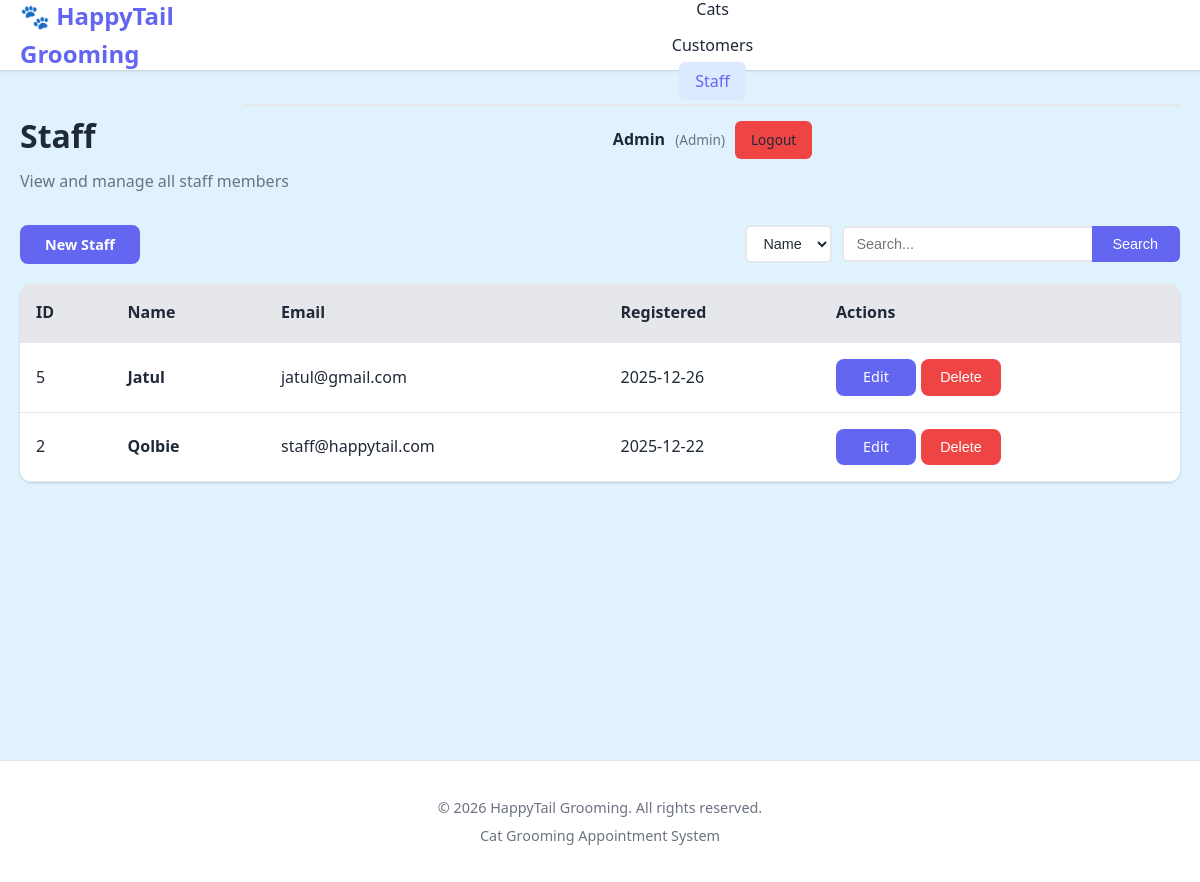
/manage_staff.php (signed in), run on the app's committed database.
### tables this page shows
CREATE TABLE IF NOT EXISTS `users` (
`user_id` int(11) NOT NULL,
  `name` varchar(100) NOT NULL,
  `email` varchar(100) NOT NULL,
  `password` varchar(255) NOT NULL,
  `role` enum('admin','staff','customer') DEFAULT 'customer',
  `created_at` timestamp NOT NULL DEFAULT CURRENT_TIMESTAMP
);

### manage_staff.php (the view, shortened to what this page needs)
<?php
include "../db.php";
$search_term = isset($_GET['search']) ? mysqli_real_escape_string($conn, trim($_GET['search'])) : '';
$search_by = isset($_GET['search_by']) ? mysqli_real_escape_string($conn, $_GET['search_by']) : 'name';
$where_clause = "WHERE u.role = 'staff'";
$query = "SELECT u.user_id, u.name, u.email, u.created_at
          FROM users u
          " . $where_clause . "
          ORDER BY u.user_id DESC";
$result = mysqli_query($conn, $query);
?>
<!DOCTYPE html>
<html lang="en">
<head>
    <link rel="stylesheet" href="../../css/style.css">
</head>
<body>
    <?php include "../menu.php"; ?>
    <div class="main-content">
        <div class="container">
            <div class="page-header">
                <h1>Staff</h1>
                <p>View and manage all staff members</p>
            </div>
            <div class="search-section">
                <div style="display: flex; gap: 10px; align-items: center;">
                    <a href="add_staff.php" class="btn btn-primary" style="padding: 8px 20px; font-size: 0.9rem; text-decoration: none; display: inline-block;">New Staff</a>
                </div>
                <div style="display: flex; gap: 10px; align-items: center; margin-left: auto;">
                    <select name="search_by" class="search-select" form="searchForm">
                        <option value="name" <?php echo $search_by == 'name' ? 'selected' : ''; ?>>Name</option>
                    </select>
                    <form method="GET" action="" class="search-form" id="searchForm">
                        <input type="text" name="search" class="search-input"
                               placeholder="Search..."
                               value="<?php echo htmlspecialchars($search_term); ?>">
                        <button type="submit" class="search-btn">Search</button>
                    </form>
                </div>
            </div>
            <div class="table-container">
                <table class="data-table">
                    <thead>
                        <tr>
                            <th>ID</th>
                            <th>Name</th>
                            <th>Email</th>
                            <th>Registered</th>
                            <th>Actions</th>
                        </tr>
                    </thead>
                    <tbody>
                        <?php
                        if (mysqli_num_rows($result) > 0) {
                            while ($row = mysqli_fetch_assoc($result)) {
                                echo "<tr>";
                                echo "<td>" . $row['user_id'] . "</td>";
                                echo "<td><strong>" . htmlspecialchars($row['name']) . "</strong></td>";
                                echo "<td>" . htmlspecialchars($row['email']) . "</td>";
                                $registered_date = date('Y-m-d', strtotime($row['created_at']));
                                echo "<td>" . $registered_date . "</td>";
                                echo "<td style='white-space: nowrap;'>";
                                echo "<div class='action-buttons'>";
                                echo "<a href='edit_staff.php?id=" . $row['user_id'] . "' class='edit-btn'>Edit</a>";
                                echo "<form method='POST' action='' style='display: inline; margin: 0;' onsubmit='return confirmDelete(" . $row['user_id'] . ", \"" . htmlspecialchars(addslashes($row['name'])) . "\");'>";
                                echo "<button type='submit' name='delete_staff' class='delete-btn'>Delete</button>";
                                echo "</form>";
                                echo "</div>";
                                echo "</td>";
                                echo "</tr>";
                            }
                        } else {
                            echo "<tr><td colspan='5' class='no-data'>No staff found</td></tr>";
                        }
                        ?>
                    </tbody>
                </table>
            </div>
        </div>
    </div>
    <?php include "../footer.php"; ?>
</body>
</html>

### style.css (style rules this page uses)
* { margin: 0; padding: 0; box-sizing: border-box; }
:root { --primary-color: #6366f1; --primary-dark: #4f46e5; --secondary-color: #8b5cf6; --success-color: #10b981; --warning-color: #f59e0b; --danger-color: #ef4444; --text-primary: #1f2937; --text-secondary: #6b7280; --bg-primary: #ffffff; --bg-secondary: #e0f2fe; --bg-tertiary: #dbeafe; --border-color: #e5e7eb; --shadow: 0 1px 3px 0 rgba(0, 0, 0, 0.1), 0 1px 2px 0 rgba(0, 0, 0, 0.06); --shadow-lg: 0 10px 15px -3px rgba(0, 0, 0, 0.1), 0 4px 6px -2px rgba(0, 0, 0, 0.05); }
body { font-family: 'Segoe UI', Tahoma, Geneva, Verdana, sans-serif; background-color: var(--bg-secondary); color: var(--text-primary); line-height: 1.6; }
.btn { padding: 12px 24px; border: none; border-radius: 8px; font-size: 1rem; font-weight: 600; cursor: pointer; transition: all 0.3s ease; display: inline-block; text-decoration: none; text-align: center; min-width: 120px; }
.btn-primary { background-color: var(--primary-color); color: white; }
.main-content { min-height: calc(100vh - 70px - 80px); padding: 40px 20px; }
.container { max-width: 1200px; margin: 0 auto; }
.page-header { margin-bottom: 30px; }
.page-header h1 { font-size: 2rem; color: var(--text-primary); margin-bottom: 8px; }
.page-header p { color: var(--text-secondary); }
.table-container { background: var(--bg-primary); border-radius: 12px; box-shadow: var(--shadow); overflow: hidden; overflow-x: auto; }
.data-table { width: 100%; border-collapse: collapse; }
.data-table thead { background-color: #e5e7eb; }
.data-table th { padding: 16px; text-align: left; font-weight: 600; color: var(--text-primary); border-bottom: 2px solid var(--border-color); }
.data-table td { padding: 16px; border-bottom: 1px solid var(--border-color); color: var(--text-primary); }
.table-container { overflow-x: auto; }
.data-table { min-width: 800px; }

### manage_staff.php (style rules this page uses)
.search-section { display: flex; justify-content: space-between; align-items: center; margin-bottom: 20px; gap: 10px; }
.search-select { padding: 8px 12px; border: 2px solid var(--border-color); border-radius: 6px; font-size: 0.9rem; background: var(--bg-primary); color: var(--text-primary); cursor: pointer; }
.search-form { display: flex; gap: 0; align-items: center; }
.search-input { padding: 8px 12px; border: 2px solid var(--border-color); border-radius: 6px 0 0 6px; font-size: 0.9rem; width: 250px; border-right: none; }
.search-btn { padding: 8px 20px; font-size: 0.9rem; border: 2px solid var(--primary-color); border-radius: 0 6px 6px 0; background: var(--primary-color); color: white; cursor: pointer; transition: all 0.3s ease; border-left: none; }
.delete-btn { padding: 8px 16px; font-size: 0.9rem; border: none; border-radius: 8px; background: var(--danger-color); color: white; cursor: pointer; transition: all 0.3s ease; font-weight: 500; width: 80px; text-align: center; box-sizing: border-box; display: inline-block; line-height: 1.4; }
.edit-btn { padding: 8px 16px; font-size: 0.9rem; border: none; border-radius: 8px; background: var(--primary-color); color: white; cursor: pointer; transition: all 0.3s ease; text-decoration: none; display: inline-block; font-weight: 500; width: 80px; text-align: center; box-sizing: border-box; line-height: 1.4; }
.action-buttons form { display: inline-block; margin: 0; padding: 0; }
.action-buttons { display: flex; gap: 5px; align-items: center; }

### data on the page
users: user_id "5", name "Jatul", email "jatul@gmail.com", created_at "2025-12-26"
users: user_id "2", name "Qolbie", email "staff@happytail.com", created_at "2025-12-22"

### other printed values
$_SESSION['name'] "Admin"
$role "Admin"
